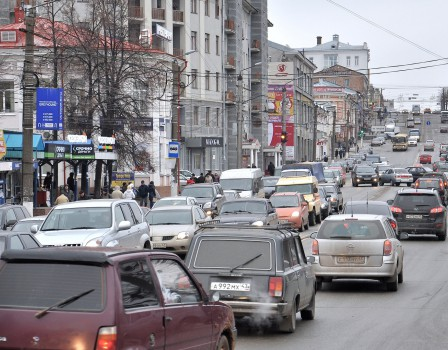
#> input picture khabibulina_s_l/iP_les3/mashiny_3.jpg, 448 x 350 px
$ jupyter execute --allow-errors les3.ipynb   (shell and % lines are left out)
#> lines starting #> are read from the running program, lines starting #| are printed output that depends on the picture
[cell 1]
from matplotlib import pyplot as plt
import numpy as np
import cv2

[cell 2]
image=cv2.cvtColor(cv2.imread('mashiny_3.jpg'), cv2.COLOR_BGR2RGB)
plt.imshow(image)

[cell 3]
gray_scale = cv2.cvtColor(image, cv2.COLOR_RGB2GRAY)
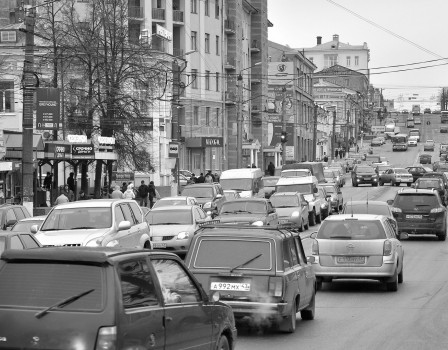
#> gray_scale: shape (350, 448); min 0, max 255, mean 136.3

[cell 4]
array = gray_scale.flatten()

hist = sorted(array)
#> hist = 156800 items
num_pix = len(array)
#> num_pix = 156800

[cell 5]
hist = cv2.calcHist([gray_scale],[0],None,[256],[0,256])
#> hist = 256 values, max 1538 at index 235, min 2 at index 0, mean 612.5

[cell 6]
plt.plot(hist)
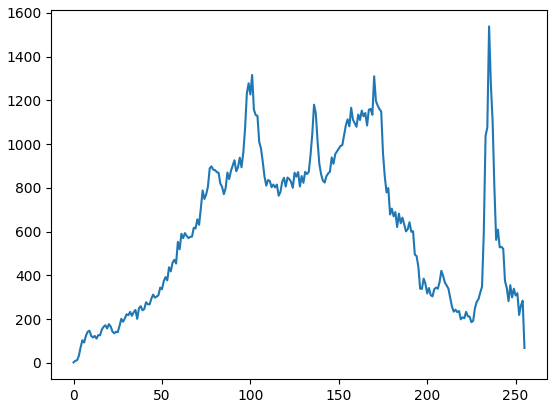
#> figure drawn by matplotlib, 1 panel; curve peaks at x = 235, y = 1538

[cell 7]
hist.shape
#> Out = (256, 1)

[cell 8]
histo,bins = np.histogram(gray_scale.flatten(),256,[0,256])
#> histo has the same summary as hist; bins = 257 values from 0 to 256

[cell 9]
quantile = 0.05
req_sum = int(num_pix * 0.05)
#> req_sum = 7840
summ = 0
index = -1
for i,v in enumerate(histo):
    summ+=v
    if summ > req_sum:
        index = i
        break
#> this loop made 47 passes
#> (v, summ, index) on pass 47: (298, 8043, 46)
#> (v, summ) on passes 1 to 6: (2, 2), (9, 11), (12, 23), (32, 55), (71, 126), (103, 229)
#> after the loop, summ = 8043
index_start = index
#> index_start = 46

[cell 10]
quantile = 0.05
req_sum = int(num_pix * 0.05)
summ = 0
index = -1
for i,v in enumerate(reversed(histo)):
    summ+=v
    if summ > req_sum:
        index = i
        break
#> this loop made 19 passes
#> (v, summ, index) on pass 19: (1103, 8103, 18)
#> (v, summ) on passes 1 to 6: (68, 68), (284, 352), (262, 614), (219, 833), (318, 1151), (308, 1459)
#> after the loop, summ = 8103
index_end = len(histo) - index
#> index_end = 238

[cell 11]
print(index_start,index_end)
#| 46 238

[cell 12]
def relu(x):
    if x < index_start:
        return 0
    if x >= index_end:
        return 255
    return (x - index_end) * 255 / (index_end - index_start) + 255

[cell 13]
lookup_table = np.zeros(256, dtype=np.uint8)
for i in range(256):
    lookup_table[i] = int(relu(i))
